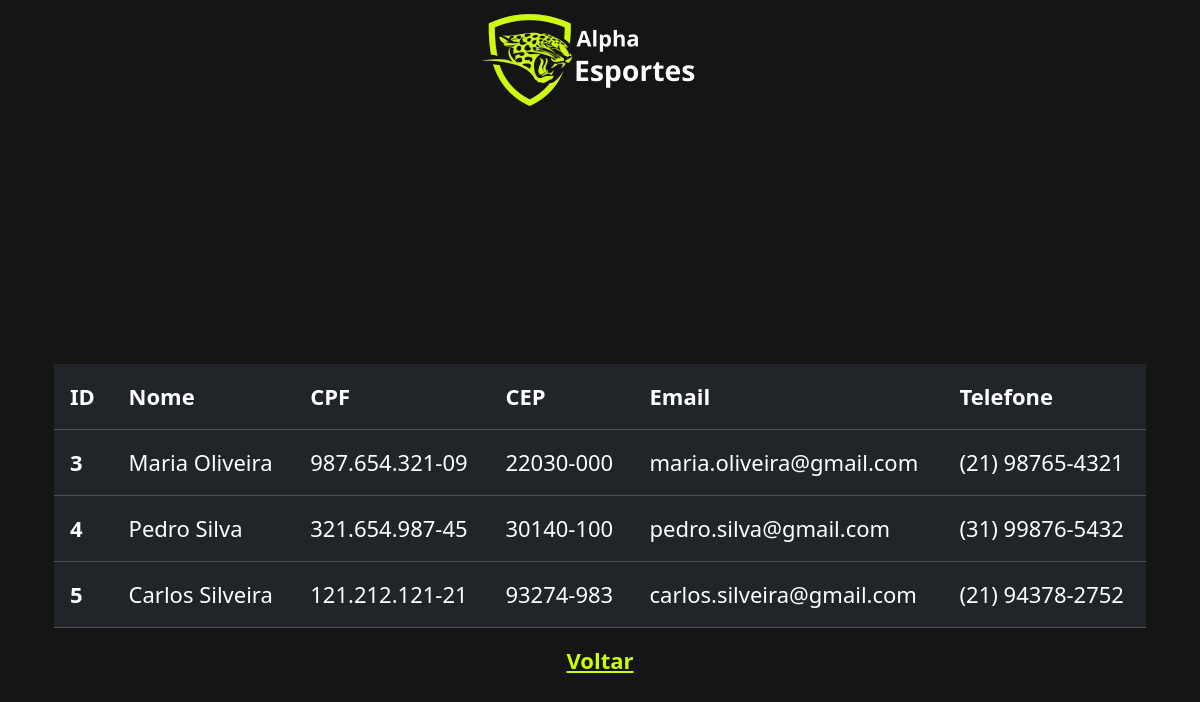
Page /login/login_php/acoes_admin/lista_clientes.php (signed in) on the committed database.
### tables this page shows
CREATE TABLE `usuarios` (
  `id` int(11) NOT NULL,
  `nome` varchar(255) NOT NULL,
  `sobrenome` varchar(255) NOT NULL,
  `cpf` varchar(14) NOT NULL,
  `telefone` varchar(15) NOT NULL,
  `cep` varchar(9) NOT NULL,
  `email` varchar(255) NOT NULL,
  `senha` varchar(255) NOT NULL,
  `cargo` varchar(7) NOT NULL
);

### login/login_php/acoes_admin/lista_clientes.php (the view, shortened to what this page needs)
<!DOCTYPE html>
<html lang="pt-br">
<head>
    <link href="https://cdn.jsdelivr.net/npm/bootstrap@5.3.3/dist/css/bootstrap.min.css" rel="stylesheet">
</head>
<body>
        <header>
            <img src="../../../pagina-inicial/assets/logo.png" alt="">
        </header>
    <main>
        <div class="container-lg">
        <div class="container d-flex align-items-center justify-content-center w-100 flex-column" style='height:100vh;'>
        <table class="table table-dark">
            <thead>
                <tr>
                <th scope="col" class='p-3'>ID</th>
                <th scope="col" class='p-3'>Nome</th>
                <th scope="col" class='p-3'>CPF</th>
                <th scope='col' class='p-3'>CEP</th>
                <th scope="col" class='p-3'>Email</th>
                <th scope="col" class='p-3'>Telefone</th>
                </tr>
            </thead>
            <tbody>
                <?php
                    $conn = new mysqli('localhost', 'root', '', 'estacio');
                    $sql = "SELECT * FROM `usuarios` WHERE `cargo` = 'cliente'";
                    $result = mysqli_query($conn,$sql);
                    while ($linha = mysqli_fetch_assoc($result)) {
                         echo " <tr>
                                <th scope='row' class='p-3'>$linha[id]</th>
                                <td class='p-3'>$linha[nome] $linha[sobrenome]</td>
                                <td class='p-3'>$linha[cpf]</td>
                                <td class='p-3'>$linha[cep]</td>
                                <td class='p-3'>$linha[email]</td>
                                <td class='p-3'>$linha[telefone]</td>
                            </tr>";
                    }
                ?>
            </tbody>
        </table>
        <a href="../admin.php">Voltar</a>
    </div>
        </div>
    </main>
</body>
</html>

### login/login_php/acoes_admin/lista_clientes.php (style rules this page uses)
body { background-color:#151515; }
header { text-align:center; padding:10px; }
a { color:#ccfe06; font-weight:bold; font-size:22px; }
td,th { font-size:22px; }

### rows in the picture
usuarios: id "3", nome "Maria", sobrenome "Oliveira", cpf "987.654.321-09", cep "22030-000", email "maria.oliveira@gmail.com", telefone "(21) 98765-4321"
usuarios: id "4", nome "Pedro", sobrenome "Silva", cpf "321.654.987-45", cep "30140-100", email "pedro.silva@gmail.com", telefone "(31) 99876-5432"
usuarios: id "5", nome "Carlos", sobrenome "Silveira", cpf "121.212.121-21", cep "93274-983", email "carlos.silveira@gmail.com", telefone "(21) 94378-2752"
